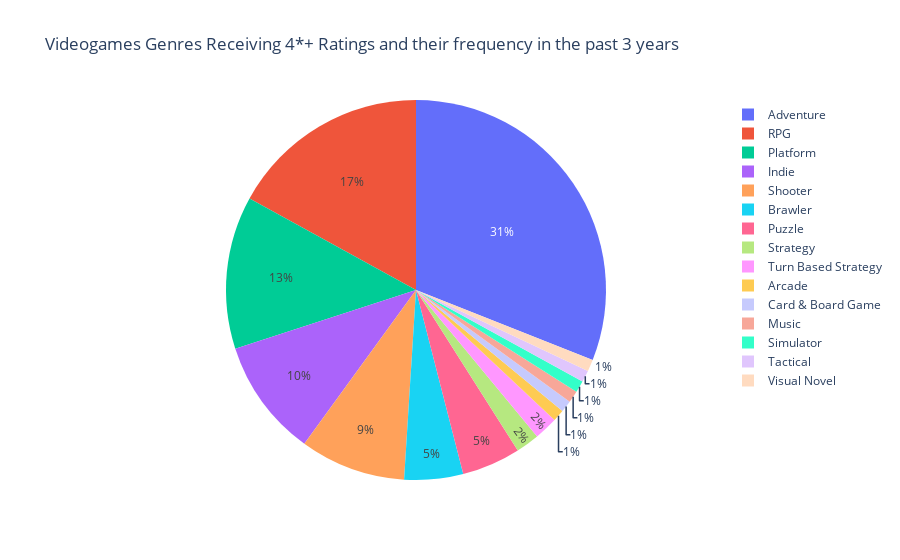

Source (notebook cell):
### Markdown cell above
Genres earning 4* or higher ratings, including only the games receiving 250+ reviews

### Code cell
ax =df1[(df1['Rating']>=4) & (df1['Number of Reviews']>=250) & (df1['Year']>=2021)].groupby('Sep_Genres').count()['Title']\
    .sort_values(ascending=False).reset_index()
px.pie(ax, values='Title', names='Sep_Genres',labels={'Sep_Genres':'Genre'} ,title='Videogames Genres Receiving 4*+ Ratings and their frequency in the past 3 years')

### Figure 1 — Plotly figure (JSON) as saved in the notebook; plotly's stock layout.template omitted (floating-point values rounded to 4 significant figures)
{"data": [{"domain": {"x": [0, 1], "y": [0, 1]}, "hovertemplate": "Genre=%{label}<br>Title=%{value}<extra></extra>", "labels": ["Adventure", "RPG", "Platform", "Indie", "Shooter", "Brawler", "Puzzle", "Strategy", "Turn Based Strategy", "Arcade", "Card & Board Game", "Music", "Simulator", "Tactical", "Visual Novel"], "legendgroup": "", "name": "", "showlegend": true, "type": "pie", "values": [31, 17, 13, 10, 9, 5, 5, 2, 2, 1, 1, 1, 1, 1, 1]}], "layout": {"legend": {"tracegroupgap": 0}, "title": {"text": "Videogames Genres Receiving 4*+ Ratings and their frequency in the past 3 years"}}}
